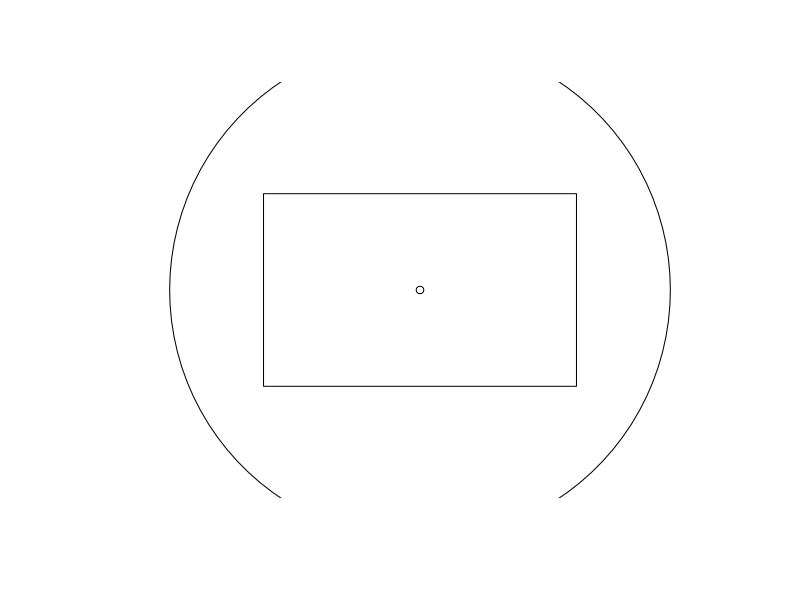

R code for this plot: (Note: this script raises an error after producing the figure.)
## ---- echo=FALSE---------------------------------------------------------
top <- function(stack) UseMethod("top")
pop <- function(stack) UseMethod("pop")
push <- function(stack, element) UseMethod("push")
is_empty <- function(stack) UseMethod("is_empty")

top.default <- function(stack) .NotYetImplemented()
pop.default <- function(stack) .NotYetImplemented()
push.default <- function(stack, element) .NotYetImplemented()
is_empty.default <- function(stack) .NotYetImplemented()

top.vector_stack <- function(stack) stack[1]
pop.vector_stack <- function(stack) {
  new_stack <- stack[-1]
  class(new_stack) <- "vector_stack"
  new_stack
}
push.vector_stack <- function(element, stack) {
  new_stack <- c(element, stack)
  class(new_stack) <- "vector_stack"
  new_stack
}
is_empty.vector_stack <- function(stack) length(stack) == 0

## ------------------------------------------------------------------------
methods(class = "vector_stack")

## ---- echo=FALSE---------------------------------------------------------
top.vector_stack <- function(stack) stack[1]
top.list_stack <- function(stack) stack$elements$head

## ------------------------------------------------------------------------
methods("top")

## ------------------------------------------------------------------------
draw <- function(object) UseMethod("draw")
bounding_box <- function(object) UseMethod("bounding_box")

## ------------------------------------------------------------------------
point <- function(x, y) {
  object <- c(x, y)
  class(object) <- "point"
  names(object) <- c("x", "y")
  object
}

rectangle <- function(x1, y1, x2, y2) {
  object <- c(x1, y1, x2, y2)
  class(object) <- "rectangle"
  names(object) <- c("x1", "y1", "x2", "y2")
  object
}

circle <- function(x, y, r) {
  object <- c(x, y, r)
  class(object) <- "circle"
  names(object) <- c("x", "y", "r")
  object
}

composite <- function(...) {
  object <- list(...)
  class(object) <- "composite"
  object
}

## ------------------------------------------------------------------------
draw.point <- function(object) {
  points(object["x"], object["y"])
}

draw.rectangle <- function(object) {
  rect(object["x1"], object["y1"], object["x2"], object["y2"])
}

draw.circle <- function(object) {
  plotrix::draw.circle(object["x"], object["y"], object["r"])
}

draw.composite <- function(object) {
  invisible(Map(draw, object))
}

## ----plotting-shapes-1, fig.cap="Plot of graphical elements."------------
plot(c(0, 10), c(0, 10), 
     type = 'n', axes = FALSE, xlab = '', ylab = '')
draw(point(5,5))
draw(rectangle(2.5, 2.5, 7.5, 7.5))
draw(circle(5, 5, 4))

corners <- composite(point(2.5, 2.5), point(2.5, 7.5),
                     point(7.5, 2.5), point(7.5, 7.5))
draw(corners)

## ------------------------------------------------------------------------
bounding_box.point <- function(object) {
  c(object["x"], object["y"], object["x"], object["y"])
}

bounding_box.rectangle <- function(object) {
  c(object["x1"], object["y1"], object["x2"], object["y2"])
}

bounding_box.circle <- function(object) {
  c(object["x"] - object["r"], object["y"] - object["r"],
    object["x"] + object["r"], object["y"] + object["r"])
}

bounding_box.composite <- function(object) {
  if (length(object) == 0) return(c(NA, NA, NA, NA))
  
  bb <- bounding_box(object[[1]])
  x1 <- bb[1]
  y1 <- bb[2]
  x2 <- bb[3]
  y2 <- bb[4]
  
  for (element in object) {
    bb <- bounding_box(element)
    x1 <- min(x1, bb[1])
    y1 <- min(y1, bb[2])
    x2 <- max(x2, bb[3])
    y2 <- max(y2, bb[4])
  }
  
  c(x1, y1, x2, y2)
}

